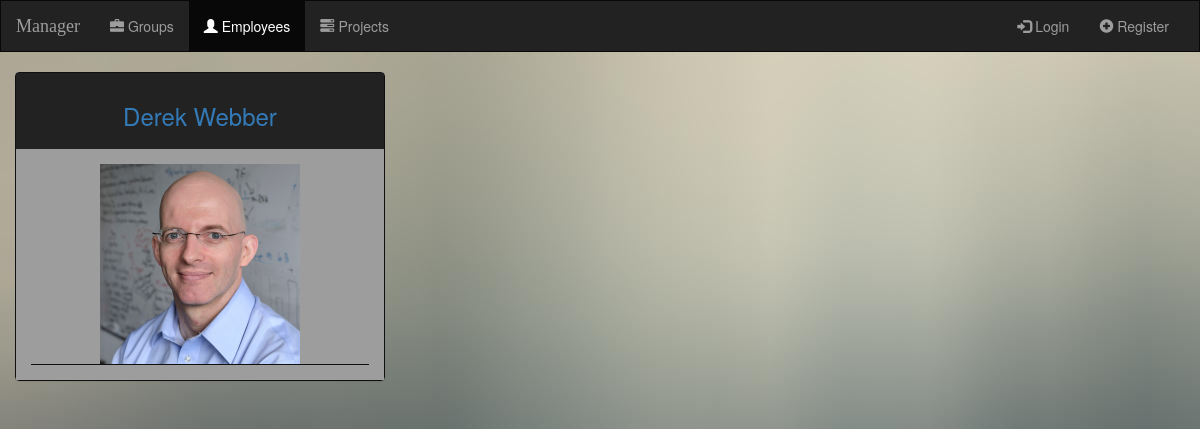
Page /manager/employees/ on the earlier database version.
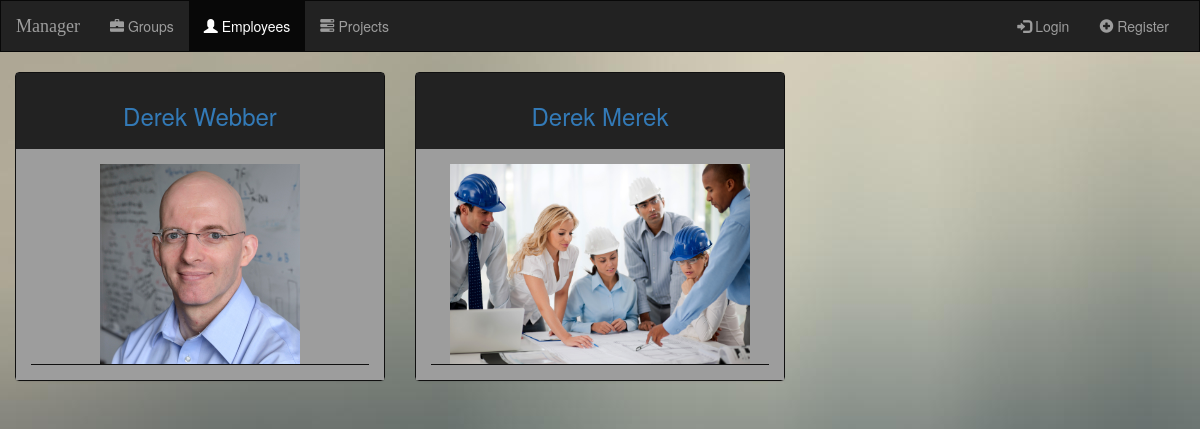
Same page on the later database version.
### manager/models.py (models this page shows, shortened)
class Employee(models.Model):
    user = models.OneToOneField(User, on_delete=models.CASCADE, primary_key=True)
    name = models.CharField(max_length=100)
    surname = models.CharField(max_length=100)
    photo = models.FileField(null=True)
    salary = models.IntegerField(null=True)
    group = models.ForeignKey(Group, on_delete=models.SET_NULL, blank=True, null=True)
    projects = models.ManyToManyField(Project, blank=True)

### manager/views.py (the view)
class EmployeesView(generic.ListView):
    template_name = 'manager/employees.html'
    model = Employee
    context_object_name = 'employees'

### manager/templatetags/ifmatches.py (called while the page is built)
@register.tag
def ifmatches(parser, token):
    lst = token.split_contents()
    val = lst[1]
    regex = lst[2]
    nodelist_true = parser.parse(('else','endifmatches',))
    token = parser.next_token()
    if token.contents == 'else':
        nodelist_false = parser.parse(('endifmatches',))
        parser.delete_first_token()
    else:
        nodelist_false = template.NodeList()
    return MatchesRegexNode(nodelist_true, nodelist_false, val, regex)

    def render(self, context):
        val = self.val.resolve(context)
        if re.search(self.regex, val):
            return self.nodelist_true.render(context)
        else:
            return self.nodelist_false.render(context)

### manager/templates/manager/employees.html (shortened to what this page needs)
{% extends 'manager/base.html' %}
{% load staticfiles %}
{% block body %}
    <div class="row content">
    {% if employees %}
            {% for employee in employees %}
                {% if not employee.user.is_superuser %}
                    <div class="col-sm-12 col-md-6 col-lg-4 text-center">
                        <div class="panel panel-default">
                            <div class="panel-heading">
                                <a href="{% url 'manager:employee' employee.user.id %}">
                                    <h3>{{ employee.name }} {{ employee.surname }}</h3>
                                </a>
                            </div>
                            <div class="panel-body">
                                <div class="col-sm-12 text-center">
                                    {% if employee.photo %}
                                        <img src="{{ employee.photo.url }}" class="img-responsive">
                                    {% else %}
                                        <img src="{% static "manager/images/group.gif" %}" class="img-responsive">
                                    {% endif %}
                                </div>
                                <div class="col-sm-12 text-center buttons">
                                </div>
                            </div>
                        </div>
                    </div>
                {% endif %}
            {% endfor %}
        {% endif %}
    </div>
{% endblock %}

Differences in the rows shown:
added Employee: name "Derek", surname "Merek", shows a picture
